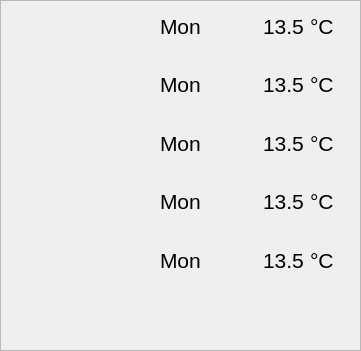
   <widget class="QFrame" name="frame">
    <property name="geometry">
     <rect>
      <x>1499</x>
      <y>279</y>
      <width>361</width>
      <height>351</height>
     </rect>
    </property>
    <property name="font">
     <font>
      <pointsize>16</pointsize>
     </font>
    </property>
    <property name="frameShape">
     <enum>QFrame::StyledPanel</enum>
    </property>
    <property name="frameShadow">
     <enum>QFrame::Raised</enum>
    </property>
    <widget class="QWidget" name="layoutWidget">
     <property name="geometry">
      <rect>
       <x>160</x>
       <y>0</y>
       <width>179</width>
       <height>286</height>
      </rect>
     </property>
     <layout class="QVBoxLayout" name="verticalLayout">
      <item>
       <layout class="QHBoxLayout" name="horizontalLayout_2">
        <item>
         <widget class="QLabel" name="forecast_day_label_1">
          <property name="text">
           <string>Mon</string>
          </property>
         </widget>
        </item>
        <item>
         <widget class="QLabel" name="forecast_icon_label_1">
          <property name="minimumSize">
           <size>
            <width>50</width>
            <height>50</height>
           </size>
          </property>
          <property name="maximumSize">
           <size>
            <width>50</width>
            <height>50</height>
           </size>
          </property>
          <property name="text">
           <string/>
          </property>
          <property name="pixmap">
           <pixmap>../../../../../.designer/backup/10d@2x.png</pixmap>
          </property>
          <property name="scaledContents">
           <bool>true</bool>
          </property>
         </widget>
        </item>
        <item>
         <widget class="QLabel" name="forecast_temp_label_1">
          <property name="text">
           <string>13.5</string>
          </property>
         </widget>
        </item>
        <item>
         <widget class="QLabel" name="label_6">
          <property name="text">
           <string>°C</string>
          </property>
         </widget>
        </item>
       </layout>
      </item>
      <item>
       <layout class="QHBoxLayout" name="horizontalLayout_3">
        <item>
         <widget class="QLabel" name="forecast_day_label_2">
          <property name="text">
           <string>Mon</string>
          </property>
         </widget>
        </item>
        <item>
         <widget class="QLabel" name="forecast_icon_label_2">
          <property name="minimumSize">
           <size>
            <width>50</width>
            <height>50</height>
           </size>
          </property>
          <property name="maximumSize">
           <size>
            <width>50</width>
            <height>50</height>
           </size>
          </property>
          <property name="text">
           <string/>
          </property>
          <property name="pixmap">
           <pixmap>../../../../../.designer/backup/10d@2x.png</pixmap>
          </property>
         </widget>
        </item>
        <item>
         <widget class="QLabel" name="forecast_temp_label_2">
          <property name="text">
           <string>13.5</string>
          </property>
         </widget>
        </item>
        <item>
         <widget class="QLabel" name="label_7">
          <property name="text">
           <string>°C</string>
          </property>
         </widget>
        </item>
       </layout>
      </item>
      <item>
       <layout class="QHBoxLayout" name="horizontalLayout_4">
        <item>
         <widget class="QLabel" name="forecast_day_label_3">
          <property name="text">
           <string>Mon</string>
          </property>
         </widget>
        </item>
        <item>
         <widget class="QLabel" name="forecast_icon_label_3">
          <property name="minimumSize">
           <size>
            <width>50</width>
            <height>50</height>
           </size>
          </property>
          <property name="maximumSize">
           <size>
            <width>50</width>
            <height>50</height>
           </size>
          </property>
          <property name="text">
           <string/>
          </property>
          <property name="pixmap">
           <pixmap>../../../../../.designer/backup/10d@2x.png</pixmap>
          </property>
         </widget>
        </item>
        <item>
         <widget class="QLabel" name="forecast_temp_label_3">
          <property name="text">
           <string>13.5</string>
          </property>
         </widget>
        </item>
        <item>
         <widget class="QLabel" name="label_8">
          <property name="text">
           <string>°C</string>
          </property>
         </widget>
        </item>
       </layout>
      </item>
      <item>
       <layout class="QHBoxLayout" name="horizontalLayout_5">
        <item>
         <widget class="QLabel" name="forecast_day_label_4">
          <property name="text">
           <string>Mon</string>
          </property>
         </widget>
        </item>
        <item>
         <widget class="QLabel" name="forecast_icon_label_4">
          <property name="minimumSize">
           <size>
            <width>50</width>
            <height>50</height>
           </size>
          </property>
          <property name="maximumSize">
           <size>
            <width>50</width>
            <height>50</height>
           </size>
          </property>
          <property name="text">
           <string/>
          </property>
          <property name="pixmap">
           <pixmap>../../../../../.designer/backup/10d@2x.png</pixmap>
          </property>
         </widget>
        </item>
        <item>
         <widget class="QLabel" name="forecast_temp_label_4">
          <property name="text">
           <string>13.5</string>
          </property>
         </widget>
        </item>
        <item>
         <widget class="QLabel" name="label_9">
          <property name="text">
           <string>°C</string>
          </property>
         </widget>
        </item>
       </layout>
      </item>
      <item>
       <layout class="QHBoxLayout" name="horizontalLayout_6">
        <item>
         <widget class="QLabel" name="forecast_day_label_5">
          <property name="text">
           <string>Mon</string>
          </property>
         </widget>
        </item>
        <item>
         <widget class="QLabel" name="forecast_icon_label_5">
          <property name="minimumSize">
           <size>
            <width>50</width>
            <height>50</height>
           </size>
          </property>
          <property name="maximumSize">
           <size>
            <width>50</width>
            <height>50</height>
           </size>
          </property>
          <property name="text">
           <string/>
          </property>
          <property name="pixmap">
           <pixmap>../../../../../.designer/backup/10d@2x.png</pixmap>
          </property>
         </widget>
        </item>
        <item>
         <widget class="QLabel" name="forecast_temp_label_5">
          <property name="text">
           <string>13.5</string>
          </property>
         </widget>
        </item>
        <item>
         <widget class="QLabel" name="label_10">
          <property name="text">
           <string>°C</string>
          </property>
         </widget>
        </item>
       </layout>
      </item>
     </layout>
    </widget>
   </widget>
